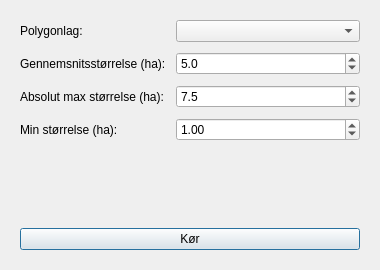
<?xml version="1.0" encoding="UTF-8"?>
<ui version="4.0">
 <class>LavGridDialogBase</class>
 <widget class="QDialog" name="LavGridDialogBase">
  <property name="geometry">
   <rect>
    <x>0</x>
    <y>0</y>
    <width>380</width>
    <height>270</height>
   </rect>
  </property>
  <property name="windowTitle">
   <string>Lav grid</string>
  </property>
  <layout class="QVBoxLayout" name="verticalLayout">
   <property name="spacing">
    <number>10</number>
   </property>
   <property name="leftMargin">
    <number>20</number>
   </property>
   <property name="topMargin">
    <number>20</number>
   </property>
   <property name="rightMargin">
    <number>20</number>
   </property>
   <property name="bottomMargin">
    <number>20</number>
   </property>
   <item>
    <layout class="QFormLayout" name="formLayout">
     <item row="0" column="0">
      <widget class="QLabel" name="lblLag">
       <property name="text">
        <string>Polygonlag:</string>
       </property>
      </widget>
     </item>
     <item row="0" column="1">
      <widget class="QComboBox" name="cboLag"/>
     </item>
     <item row="1" column="0">
      <widget class="QLabel" name="lblAvgHa">
       <property name="text">
        <string>Gennemsnitsstørrelse (ha):</string>
       </property>
      </widget>
     </item>
     <item row="1" column="1">
      <widget class="QDoubleSpinBox" name="spinAvgHa">
       <property name="minimum">
        <double>0.1</double>
       </property>
       <property name="maximum">
        <double>1000.0</double>
       </property>
       <property name="value">
        <double>5.0</double>
       </property>
       <property name="decimals">
        <number>1</number>
       </property>
      </widget>
     </item>
     <item row="2" column="0">
      <widget class="QLabel" name="lblMaxHa">
       <property name="text">
        <string>Absolut max størrelse (ha):</string>
       </property>
      </widget>
     </item>
     <item row="2" column="1">
      <widget class="QDoubleSpinBox" name="spinMaxHa">
       <property name="minimum">
        <double>0.1</double>
       </property>
       <property name="maximum">
        <double>1000.0</double>
       </property>
       <property name="value">
        <double>7.5</double>
       </property>
       <property name="decimals">
        <number>1</number>
       </property>
      </widget>
     </item>
     <item row="3" column="0">
      <widget class="QLabel" name="lblMinHa">
       <property name="text">
        <string>Min størrelse (ha):</string>
       </property>
      </widget>
     </item>
     <item row="3" column="1">
      <widget class="QDoubleSpinBox" name="spinMinHa">
       <property name="minimum">
        <double>0.01</double>
       </property>
       <property name="maximum">
        <double>1000.0</double>
       </property>
       <property name="value">
        <double>1.0</double>
       </property>
       <property name="decimals">
        <number>2</number>
       </property>
      </widget>
     </item>
    </layout>
   </item>
   <item>
    <spacer>
     <property name="orientation">
      <enum>Qt::Vertical</enum>
     </property>
     <property name="sizeHint" stdset="0">
      <size>
       <width>20</width>
       <height>10</height>
      </size>
     </property>
    </spacer>
   </item>
   <item>
    <widget class="QPushButton" name="btnKorGrid">
     <property name="text">
      <string>Kør</string>
     </property>
     <property name="minimumHeight">
      <number>36</number>
     </property>
    </widget>
   </item>
  </layout>
 </widget>
 <resources/>
 <connections/>
</ui>
